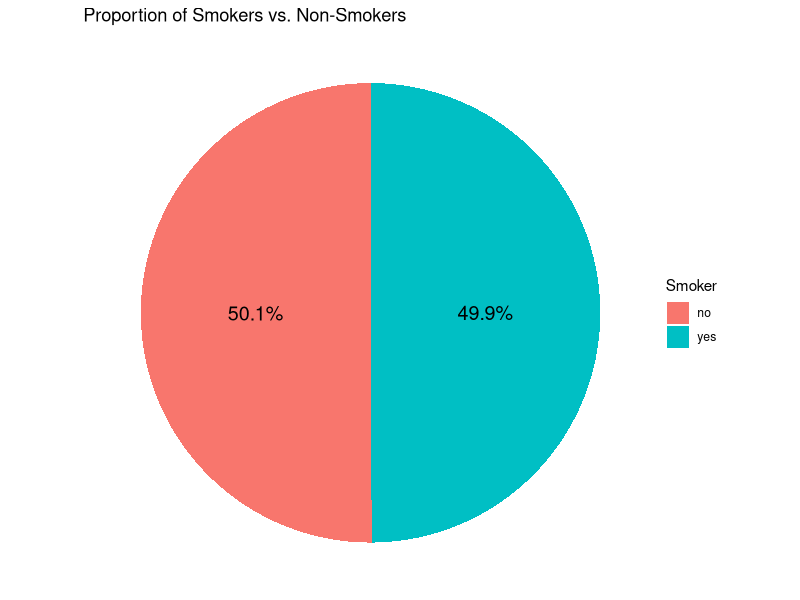
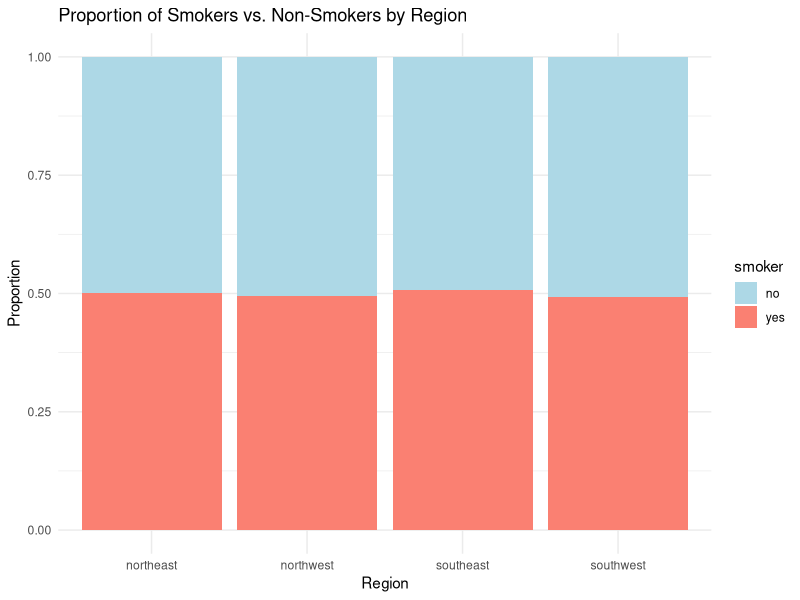

Write the R code that produced these figures, in order. (Note: this script raises an error after producing the figures.)
# install ggplot 2
install.packages("ggplot2")
# loading the libraries:
library(ggplot2)
library(scales)
# loading the data to a dataframe:
medical_data <- read.csv("medical_costs.csv")

# Q1 - visualizations in R:

# pi chart with smoker vs non-smokers:
smoker_counts <- table(medical_data$Smoker)
print(smoker_counts)
smoker_percentages <- prop.table(smoker_counts) * 100
print(smoker_percentages)
print(table)
smoker_df <- as.data.frame(smoker_counts)
names(smoker_df) <- c("Smoker", "count")
smoker_df_percentage <- (smoker_df$count / sum(smoker_df$count) ) * 100


{ 
  p <- ggplot(smoker_df, aes(x = "", y = count, fill = Smoker)) + 
    geom_bar(stat = "identity", width = 1) + coord_polar("y", start = 0) +
    theme_void() + 
    labs(title = "Proportion of Smokers vs. Non-Smokers") +
    geom_text(aes(label = paste0(round(smoker_df_percentage, 1), "%")),
              position = position_stack(vjust = 0.5), 
              color = "black", size = 5) + 
    # Add yes/no labels outside
    #geom_text(aes(x = 1.6, y = cumsum(count) - count / 2, label = Smoker), 
              #size = 5, color = "black") +
  theme(legend.position = "right")
  print(p)
}

# proportion of smoker vs non-smoker by region:

prop_data <- table(medical_data$Region, medical_data$Smoker)
prop_data <- prop.table(prop_data, margin = 1)
prop_data <- as.data.frame(prop_data)
colnames(prop_data) <- c("region", "smoker", "Freq")
{
  p <- ggplot(prop_data, aes(x = region, y = Freq, fill = smoker)) +
    geom_bar(stat = "identity", position = "stack") +
    scale_fill_manual(values = c("no" = "lightblue", "yes" = "salmon")) +
    labs(title = "Proportion of Smokers vs. Non-Smokers by Region",
         y = "Proportion",
         x = "Region") +
    theme_minimal() 
  print(p)
}
# average medical cost by age:
avg_cost_by_age <- aggregate(Medical.Cost ~ Age, data = medical_data, FUN = mean)
{
p <- ggplot(avg_cost_by_age, aes(x = Age, y = Medical.Cost)) +
  geom_line(color = "forestgreen", size = 1) +
  geom_point(color = "forestgreen", size = 2) +
  labs(title = "Average Medical Cost by Age",
       x = "Age",
       y = "Average Medical Cost") +
  scale_y_continuous(limits = c(10000, 13500),
                     breaks = seq(10000, 13500, by = 500)) +
  theme_minimal()
  print(p)
}
# Q2 - visualizations with medical costs

# histogram with medical costs across ages:
{
  p <- ggplot(medical_data, aes(x=Age)) + 
    geom_histogram(fill = "lightblue", color = "black") + 
    labs(title = paste("Distribution of Medical Costs Across Ages"), 
         x = "Age (years)", y = "Total Medical Costs ($)") +
      theme_minimal()
  print(p)
}

# attempt 2: 
library(dplyr)
library(scales)
total_costs_by_age <- medical_data %>%
  group_by(Age) %>%
  summarise(total_medical_costs = sum(Medical.Cost, na.rm = TRUE))
# Create histogram of medical costs
{ p <- ggplot(total_costs_by_age, aes(x = Age, y = total_medical_costs)) +
    geom_col(fill = "lightblue", color = "black") +
    labs(title = "Distribution of Medical Costs Across Ages",
         x = "Age (years)",
         y = "Total Medical Costs ($)") +
    scale_y_continuous(labels = scales::dollar_format(),
                       limits = c(0, 6000000),
                       breaks = seq(0, 6000000, by = 2000000)) +
    theme_minimal()

  print(p)
  }

# attempt 2 to match original image from assignment
total_costs_by_age <- medical_data %>%
  mutate(Age = floor(Age/2)*2) %>%  # Group ages into 2-year bins
  group_by(Age) %>%
  summarise(total_medical_costs = sum(Medical.Cost, na.rm = TRUE))

{p <- ggplot(total_costs_by_age, aes(x = Age, y = total_medical_costs)) +
  geom_col(fill = "lightblue", color = "black", width = 1.8) +  # Increased width to match target
  labs(title = "Distribution of Medical Costs Across Ages",
       x = "Age (years)",
       y = "Total Medical Costs ($)") +
  scale_y_continuous(labels = scales::dollar_format(),
                     limits = c(0, 6000000),
                     breaks = seq(0, 6000000, by = 2000000)) +
  scale_x_continuous(breaks = seq(20, 60, by = 10)) +
  theme_minimal() +
  theme(
    panel.grid.major.y = element_line(color = "grey90"),
    panel.grid.major.x = element_line(color = "grey90"),
    panel.grid.minor = element_blank()
  )

print(p)

}
# scatter plot with medical cost by BMI:
{
  p <- ggplot(medical_data, aes_string(x = "BMI", y = "Medical.Cost")) + 
    geom_point(color = "salmon") + 
    labs(title = paste("Medical Costs by BMI"), x = "BMI", y = "Medical Costs ($)") +
    theme_minimal()
  print(p)
}

# box plot comparing medical costs across regions:
{
  p <- ggplot(medical_data, aes_string(x = "Region", y = "Medical.Cost")) + 
    geom_boxplot(fill = "lightblue", color = "black") +
    geom_smooth(method = "lm", se = FALSE, color = "black") +
    labs(title = paste("Distribution of Medical Costs by Region"), x = "Region", y = "Medical Costs ($)") +
    theme_minimal()
  print(p)
}

